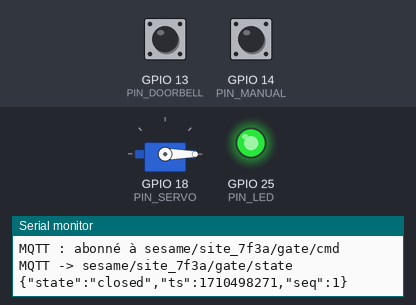
Recording of a program running on a simulated ESP32. Parts: servo, output pins drawn as LEDs (lit = HIGH), the last lines printed to the serial monitor. The inputs (shaded band) are chosen by the test bench; at power-on: GPIO 14 (PIN_MANUAL) HIGH, GPIO 13 (PIN_DOORBELL) HIGH. WiFi joins after 1.5 s; servers stay silent unless stated; the local clock reads 2024-03-15 10:24:30 at power-on unless the program sets it; random numbers use the default seed unless the program sets one; no MQTT or app messages arrive unless stated.

Above: at 2.7 s.
2.8 s: GPIO 14 (PIN_MANUAL) pulled LOW for 1 s
At 3.66 s:
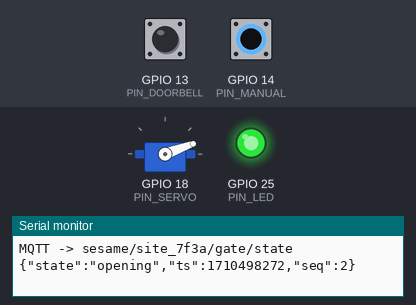
5.8 s: GPIO 14 (PIN_MANUAL) pulled LOW for 3.2 s
At 7.56 s:
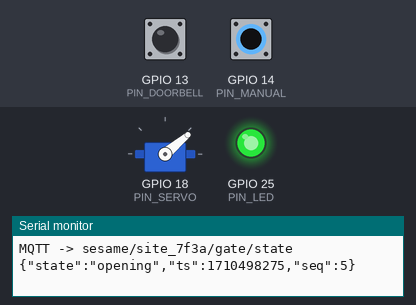
At 9.01 s:
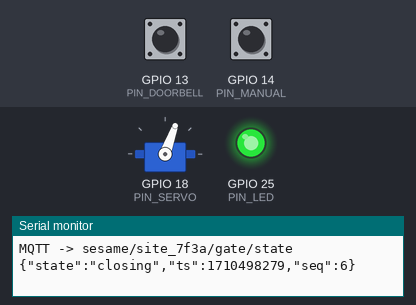
10.5 s: GPIO 14 (PIN_MANUAL) pulled LOW for 3.2 s
Timing chart, 0 to 19.2 s (numbered marks = the images above; inputs shaded):
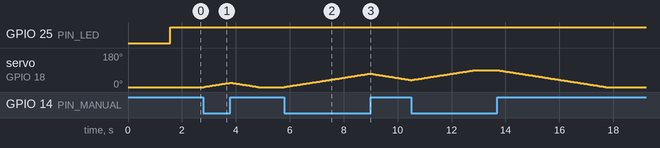

The program:

main.cpp
```cpp
// Firmware Sésame : portail + sonnette, publiés sur HiveMQ Cloud (contrat MQTT §4).
// L'ESP32 est la seule source de vérité de l'état du portail (état "reported").

#include <Arduino.h>
#include <ArduinoJson.h>
#include <ESP32Servo.h>
#include <PubSubClient.h>
#include <WiFi.h>
#include <WiFiClientSecure.h>
#include <esp_sntp.h>
#include <time.h>

#include "secrets.h"

// --- Broches (uniquement des broches "safe", §8) ---
constexpr uint8_t PIN_DOORBELL = 13;  // bouton poussoir : sonnette
constexpr uint8_t PIN_MANUAL = 14;    // interrupteur à glissière : ouverture manuelle forcée
constexpr uint8_t PIN_SERVO = 18;     // moteur du portail
constexpr uint8_t PIN_LED = 25;       // voyant de statut

// --- Mouvement du portail ---
constexpr int ANGLE_CLOSED = 0;
constexpr int ANGLE_OPEN = 90;
// ~4 s de course : assez lent pour que "opening" / "closing" soient visibles dans l'app.
constexpr uint32_t STEP_INTERVAL_MS = 45;

// --- MQTT ---
// Le broker coupe un client muet après 1,5 × keep-alive de temps *réel*, mais l'ESP32
// compte en temps *simulé*, plus lent sous Wokwi. À 15 s, le ping arrivait après les
// 22,5 s réelles : reconnexion toutes les ~30 s, commandes et acks retardés (mesuré).
// 30 s : marge pour une simulation jusqu'à ~1,5× plus lente, LWT visible en ~45 s.
constexpr uint16_t MQTT_KEEPALIVE_S = 30;
constexpr uint32_t MQTT_RETRY_MS = 5000;
constexpr uint32_t NTP_WAIT_MS = 10000;
// Resynchro NTP fréquente (15 s = minimum d'ESP-IDF, 1 h par défaut) : dans Wokwi la simulation
// tourne moins vite que le temps réel, l'horloge prend du retard et ferait rejeter les commandes
// fraîches (issuedAt « dans le futur »). Sur un vrai ESP32, quelques minutes suffiraient.
constexpr uint32_t NTP_SYNC_INTERVAL_MS = 15000;
// Attente d'une resynchronisation déclenchée à la volée, quand une commande semble
// venir du futur : assez pour un aller-retour NTP, très en deçà des 10 s d'ack.
constexpr uint32_t NTP_RESYNC_WAIT_MS = 1200;

// --- Commandes (§4) ---
constexpr int64_t CMD_TTL_S = 60;           // durée de vie maximale d'une commande
constexpr int64_t CLOCK_TOLERANCE_S = 5;    // écart d'horloge toléré téléphone / ESP32
// Avance tolérée d'une commande sur notre horloge, plus large que l'expiration : sous
// Wokwi, la simulation tourne à ~45 % du temps réel quand le servo bouge, et l'horloge
// prend 5 à 11 s de retard entre deux synchros NTP (mesuré le 20/10). Sans danger pour
// l'anti-rejeu : l'expiration reste stricte (5 s) et expiresAt - issuedAt <= 60 s, donc
// la validité totale passe au pire de 65 à 90 s. Écart assumé au §4, documenté.
constexpr int64_t FUTURE_TOLERANCE_S = 30;
constexpr size_t DEDUP_SIZE = 16;           // nombre de cmdId acceptés mémorisés

// --- Sonnette ---
constexpr uint32_t DEBOUNCE_MS = 50;
// Anti-spam : un visiteur qui insiste ne doit pas déclencher une rafale de notifications push.
constexpr uint32_t RING_COOLDOWN_MS = 3000;

const String TOPIC_BASE = String("sesame/") + SITE_ID;
const String TOPIC_STATE = TOPIC_BASE + "/gate/state";
const String TOPIC_STATUS = TOPIC_BASE + "/device/status";
const String TOPIC_RING = TOPIC_BASE + "/doorbell/ring";
const String TOPIC_CMD = TOPIC_BASE + "/gate/cmd";
const String TOPIC_ACK = TOPIC_BASE + "/gate/ack";
const String CLIENT_ID = String("sesame-esp32-") + SITE_ID;  // unique : le broker éjecte les doublons

WiFiClientSecure tls;
PubSubClient mqtt(tls);
Servo servo;

enum class GateState { Closed, Opening, Open, Closing };

GateState gateState = GateState::Closed;
int currentAngle = ANGLE_CLOSED;
int targetAngle = ANGLE_CLOSED;
uint32_t lastStepAt = 0;
uint32_t lastMqttAttemptAt = 0;
uint32_t seq = 0;  // monotone pendant une session (repart à 0 au redémarrage, cf. app étape 3)
bool statePending = true;  // état à (re)publier : au démarrage et après chaque reconnexion
int lastManualLevel = HIGH;
int bellRawLevel = HIGH;      // dernière lecture brute (rebonds compris)
int bellStableLevel = HIGH;   // niveau validé après DEBOUNCE_MS sans changement
uint32_t bellChangedAt = 0;
uint32_t lastRingAt = 0;
// Tampon circulaire des derniers cmdId exécutés : QoS 1 peut livrer deux fois la même commande.
char acceptedCmdIds[DEDUP_SIZE][37] = {};
size_t nextDedupSlot = 0;

const char* toString(GateState s) {
  switch (s) {
    case GateState::Closed: return "closed";
    case GateState::Opening: return "opening";
    case GateState::Open: return "open";
    case GateState::Closing: return "closing";
  }
  return "closed";
}

bool timeIsSynced() {
  // Avant NTP, l'horloge démarre en 1970 : tout ce qui précède 2024 est "pas d'heure".
  return time(nullptr) > 1704067200;
}

void connectWifi() {
  Serial.printf("Wi-Fi : connexion à %s", WIFI_SSID);
  WiFi.mode(WIFI_STA);
  WiFi.begin(WIFI_SSID, WIFI_PASSWORD);
  while (WiFi.status() != WL_CONNECTED) {
    delay(250);
    Serial.print('.');
  }
  Serial.printf("\r\nWi-Fi : connecté, IP %s\r\n", WiFi.localIP().toString().c_str());
}

void startNtp() {
  // UTC : les ts du contrat sont en epoch secondes UTC, sans fuseau.
  sntp_set_sync_interval(NTP_SYNC_INTERVAL_MS);
  configTime(0, 0, "pool.ntp.org", "time.google.com");  // relancé : resynchro immédiate
}

// Resynchronisation courte, déclenchée quand on soupçonne notre horloge d'être
// en retard. Bloquante, mais brève : l'app attend l'ack 10 s (§4).
void resyncClock() {
  startNtp();
  const uint32_t start = millis();
  while (millis() - start < NTP_RESYNC_WAIT_MS) delay(50);
}

void syncClock() {
  startNtp();
  const uint32_t start = millis();
  while (!timeIsSynced() && millis() - start < NTP_WAIT_MS) delay(200);
  // Sans NTP on continue quand même : l'état reste publié, mais les commandes seront
  // refusées (rejected_no_time, §4). La synchro se poursuit en tâche de fond.
  Serial.println(timeIsSynced() ? "NTP : heure synchronisée" : "NTP : pas encore d'heure");
}

void publishState() {
  JsonDocument doc;
  doc["state"] = toString(gateState);
  doc["ts"] = timeIsSynced() ? static_cast<uint32_t>(time(nullptr)) : 0;
  doc["seq"] = ++seq;
  char payload[96];
  serializeJson(doc, payload);
  // retain : un client qui se connecte reçoit immédiatement le dernier état connu.
  if (mqtt.publish(TOPIC_STATE.c_str(), payload, true)) {
    statePending = false;
    Serial.printf("MQTT -> %s %s\r\n", TOPIC_STATE.c_str(), payload);
  }
}

// UUID v4 (RFC 4122) tiré du générateur matériel de l'ESP32 : identifiant unique de la sonnerie,
// qui permet à Node-RED et à l'app de dédupliquer un message reçu deux fois.
void makeUuid(char out[37]) {
  uint8_t b[16];
  for (int i = 0; i < 16; i += 4) {
    const uint32_t r = esp_random();
    memcpy(b + i, &r, 4);
  }
  b[6] = (b[6] & 0x0F) | 0x40;  // version 4
  b[8] = (b[8] & 0x3F) | 0x80;  // variante RFC 4122
  snprintf(out, 37, "%02x%02x%02x%02x-%02x%02x-%02x%02x-%02x%02x-%02x%02x%02x%02x%02x%02x",
           b[0], b[1], b[2], b[3], b[4], b[5], b[6], b[7], b[8], b[9], b[10], b[11], b[12],
           b[13], b[14], b[15]);
}

void publishRing() {
  // Pas de mise en file hors ligne : une sonnerie relayée plusieurs minutes plus tard
  // ferait croire qu'un visiteur attend encore. Elle est perdue, et c'est voulu.
  if (!mqtt.connected()) {
    Serial.println("Sonnette : MQTT déconnecté, sonnerie ignorée");
    return;
  }
  char ringId[37];
  makeUuid(ringId);
  JsonDocument doc;
  doc["ringId"] = ringId;
  doc["ts"] = timeIsSynced() ? static_cast<uint32_t>(time(nullptr)) : 0;
  char payload[96];
  serializeJson(doc, payload);
  // Pas de retain : un événement ponctuel ne doit pas être rejoué à chaque nouvel abonné.
  if (mqtt.publish(TOPIC_RING.c_str(), payload, false)) {
    Serial.printf("MQTT -> %s %s\r\n", TOPIC_RING.c_str(), payload);
  }
}

void handleDoorbell() {
  // Anti-rebond logiciel non bloquant : on n'accepte un niveau que s'il est stable.
  const int level = digitalRead(PIN_DOORBELL);
  if (level != bellRawLevel) {
    bellRawLevel = level;
    bellChangedAt = millis();
    return;
  }
  if (millis() - bellChangedAt < DEBOUNCE_MS || level == bellStableLevel) return;
  bellStableLevel = level;
  if (level != LOW) return;  // on sonne à l'appui (front descendant), pas au relâchement
  if (lastRingAt != 0 && millis() - lastRingAt < RING_COOLDOWN_MS) {
    Serial.println("Sonnette : appui ignoré (anti-spam)");
    return;
  }
  lastRingAt = millis();
  publishRing();
}

void setGateState(GateState next) {
  if (next == gateState) return;  // edge computing : publication sur changement uniquement
  gateState = next;
  statePending = true;
}

void publishAck(const char* cmdId, const char* result) {
  JsonDocument doc;
  doc["cmdId"] = cmdId;
  doc["result"] = result;
  doc["ts"] = timeIsSynced() ? static_cast<uint32_t>(time(nullptr)) : 0;
  char payload[128];
  serializeJson(doc, payload);
  // QoS 0 : PubSubClient ne publie pas en QoS 1 (limite documentée dans l'ADR 0003).
  // Si l'ack se perd, l'app affiche « Pas de réponse » ; l'état publié reste la vérité.
  mqtt.publish(TOPIC_ACK.c_str(), payload, false);
  Serial.printf("MQTT -> %s %s\r\n", TOPIC_ACK.c_str(), payload);
}

bool isDuplicate(const char* cmdId) {
  for (const auto& id : acceptedCmdIds) {
    if (strcmp(id, cmdId) == 0) return true;
  }
  return false;
}

void rememberCmdId(const char* cmdId) {
  strlcpy(acceptedCmdIds[nextDedupSlot], cmdId, sizeof(acceptedCmdIds[0]));
  nextDedupSlot = (nextDedupSlot + 1) % DEDUP_SIZE;
}

// Applique les règles du contrat dans l'ordre : doublon, heure, durée de vie.
// Seules les commandes acceptées sont mémorisées : le doublon d'une commande refusée
// est réévalué (et refusé à nouveau), jamais exécuté par erreur.
const char* evaluateCommand(const char* cmdId, int64_t issuedAt, int64_t expiresAt) {
  if (isDuplicate(cmdId)) return "duplicate";
  // Refus par défaut : on n'ouvre jamais sans être sûr de l'heure.
  if (!timeIsSynced()) return "rejected_no_time";

  // Un TTL incohérent ou plus long que 60 s est refusé : il permettrait de rejouer
  // l'ordre plus tard. Évalué avant toute resynchro, car il ne dépend pas de notre heure.
  if (expiresAt <= issuedAt || expiresAt - issuedAt > CMD_TTL_S) return "rejected_expired";

  int64_t now = time(nullptr);
  // Une commande « venue du futur » accuse notre horloge, pas l'émetteur : dans
  // Wokwi, une simulation mise en pause (onglet masqué) fige l'ESP32 pendant que
  // le temps réel continue, et toute commande fraîche paraît alors anticipée. On
  // resynchronise et on réévalue **une seule fois** : si c'est encore du futur
  // après ça, on refuse pour de bon.
  if (issuedAt > now + CLOCK_TOLERANCE_S) {
    Serial.println("Commande datée du futur : resynchronisation avant de trancher");
    resyncClock();
    now = time(nullptr);
  }

  const bool expired = now > expiresAt + CLOCK_TOLERANCE_S;
  const bool fromFuture = issuedAt > now + FUTURE_TOLERANCE_S;
  if (expired || fromFuture) return "rejected_expired";
  return "accepted";
}

void onMqttMessage(char* topic, byte* payload, unsigned int length) {
  if (TOPIC_CMD != topic) return;
  JsonDocument doc;
  // Entrée const : ArduinoJson copie les chaînes, car le tampon de PubSubClient
  // est réutilisé par publishAck() juste après.
  if (deserializeJson(doc, static_cast<const byte*>(payload), length)) {
    Serial.println("Commande : JSON invalide, ignorée");
    return;
  }
  const char* cmdId = doc["cmdId"];
  const char* action = doc["action"];
  const bool valid = cmdId && strlen(cmdId) > 0 && strlen(cmdId) <= 36 && action &&
                     doc["issuedAt"].is<int64_t>() && doc["expiresAt"].is<int64_t>();
  // Commandes explicites uniquement : jamais de "toggle", qu'un doublon inverserait.
  const bool open = valid && strcmp(action, "open") == 0;
  const bool close = valid && strcmp(action, "close") == 0;
  if (!open && !close) {
    Serial.println("Commande : format inconnu, ignorée");
    return;
  }
  const char* result = evaluateCommand(cmdId, doc["issuedAt"], doc["expiresAt"]);
  Serial.printf("Commande %s (%s) : %s\r\n", action, cmdId, result);
  if (strcmp(result, "accepted") == 0) {
    rememberCmdId(cmdId);
    targetAngle = open ? ANGLE_OPEN : ANGLE_CLOSED;  // driveGate() publiera opening/open
  }
  publishAck(cmdId, result);
}

void connectMqtt() {
  Serial.printf("MQTT : connexion à %s:%d\r\n", MQTT_HOST, MQTT_PORT);
  // LWT : si la connexion tombe sans déconnexion propre, le broker publie "offline" (retain).
  const bool ok = mqtt.connect(CLIENT_ID.c_str(), MQTT_USERNAME, MQTT_PASSWORD,
                               TOPIC_STATUS.c_str(), 1, true, "offline");
  if (!ok) {
    Serial.printf("MQTT : échec (rc=%d), nouvel essai dans %lus\r\n", mqtt.state(),
                  MQTT_RETRY_MS / 1000);
    return;
  }
  Serial.println("MQTT : connecté");
  // La poignée de main TLS est très lente à simuler : l'horloge a pris ~10 s de retard
  // pendant la connexion (mesuré). On resynchronise sans attendre les 15 s.
  startNtp();
  mqtt.publish(TOPIC_STATUS.c_str(), "online", true);
  // Session propre (PubSubClient) : l'abonnement est refait à chaque connexion.
  if (mqtt.subscribe(TOPIC_CMD.c_str(), 1)) {
    Serial.printf("MQTT : abonné à %s\r\n", TOPIC_CMD.c_str());
  }
  statePending = true;  // republie l'état : il a pu changer pendant la coupure
}

void handleManualSwitch() {
  const int level = digitalRead(PIN_MANUAL);
  if (level == lastManualLevel) return;
  lastManualLevel = level;
  // Chaque bascule est une commande locale explicite : LOW = ouvrir, HIGH = fermer.
  targetAngle = (level == LOW) ? ANGLE_OPEN : ANGLE_CLOSED;
}

void driveGate() {
  if (currentAngle == targetAngle) {
    setGateState(currentAngle == ANGLE_OPEN ? GateState::Open : GateState::Closed);
    return;
  }
  setGateState(targetAngle > currentAngle ? GateState::Opening : GateState::Closing);
  if (millis() - lastStepAt < STEP_INTERVAL_MS) return;  // non bloquant : loop() reste réactive
  lastStepAt = millis();
  currentAngle += (targetAngle > currentAngle) ? 1 : -1;
  servo.write(currentAngle);
}

void updateLed() {
  // Fixe = connecté au broker, clignotant = en cours de connexion.
  digitalWrite(PIN_LED, mqtt.connected() ? HIGH : (millis() / 250) % 2);
}

void setup() {
  Serial.begin(115200);
  pinMode(PIN_DOORBELL, INPUT_PULLUP);
  pinMode(PIN_MANUAL, INPUT_PULLUP);
  pinMode(PIN_LED, OUTPUT);
  servo.attach(PIN_SERVO);
  servo.write(currentAngle);
  lastManualLevel = digitalRead(PIN_MANUAL);
  targetAngle = (lastManualLevel == LOW) ? ANGLE_OPEN : ANGLE_CLOSED;

  connectWifi();
  syncClock();

  // Limite assumée de la simulation (§8) : chiffrement TLS sans vérification du certificat.
  tls.setInsecure();
  mqtt.setServer(MQTT_HOST, MQTT_PORT);
  mqtt.setKeepAlive(MQTT_KEEPALIVE_S);
  mqtt.setBufferSize(512);
  mqtt.setCallback(onMqttMessage);
}

void loop() {
  if (!mqtt.connected() && (lastMqttAttemptAt == 0 || millis() - lastMqttAttemptAt > MQTT_RETRY_MS)) {
    lastMqttAttemptAt = millis();
    connectMqtt();
  }
  mqtt.loop();

  handleDoorbell();
  handleManualSwitch();
  driveGate();
  if (statePending && mqtt.connected()) publishState();
  updateLed();
}
```

secrets.example.h
```cpp
// Modèle des secrets du firmware. Copier en secrets.h (gitignoré) et remplir.
#pragma once

// Wi-Fi simulé par Wokwi : réseau ouvert "Wokwi-GUEST".
#define WIFI_SSID "Wokwi-GUEST"
#define WIFI_PASSWORD ""

// HiveMQ Cloud (TLS 8883). Identifiant dédié à l'ESP32, distinct de l'app et de Node-RED.
#define MQTT_HOST "xxxxxxxx.s1.eu.hivemq.cloud"
#define MQTT_PORT 8883
#define MQTT_USERNAME "esp32"
#define MQTT_PASSWORD "change-me"

// Identifiant opaque du site (jamais d'adresse ni de nom, RGPD).
#define SITE_ID "site_7f3a"
```

Measured:
- after the input at 2.8 s, servo on GPIO 18 (PIN_SERVO): rises from 0° to 23° in 0.99 s, then falls to 0° in 1.0 s
- after the input at 5.8 s, servo on GPIO 18 (PIN_SERVO): rises from 0° to 71° in 3.2 s, then falls to 37° in 1.5 s
